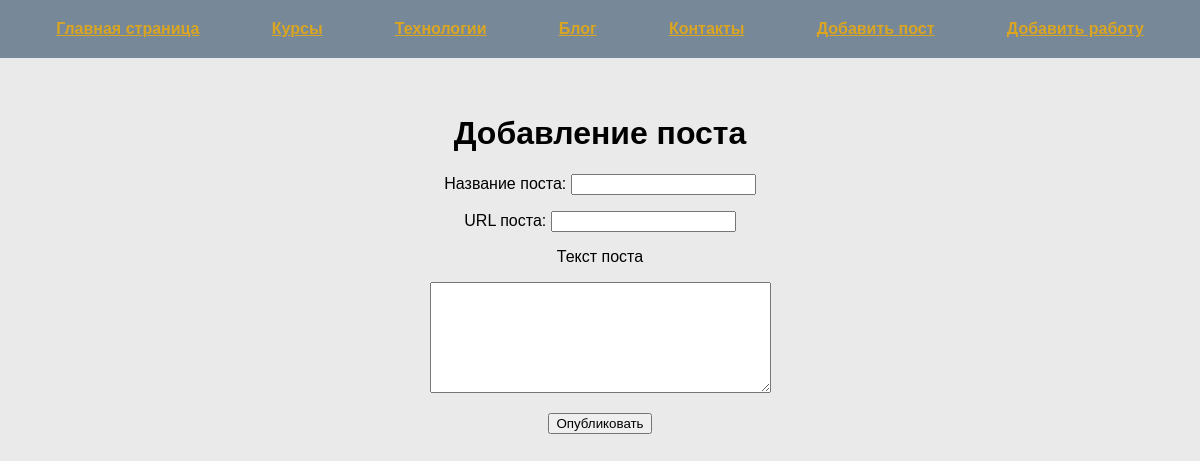
Page /add_post on the committed database.
### tables this page shows
CREATE TABLE mainmenu(
id INTEGER PRIMARY KEY AUTOINCREMENT,
title TEXT NOT NULL,
url TTEXT NOT NULL
    );

### first.py (the view, shortened to what this page needs)
@app.route("/add_post", methods=["POST", "GET"])
def add_post():
    db = get_db()
    dbase = FDataBase(db)
    return render_template('add_post.html', menu=dbase.get_menu(), title="Добавление поста")

### FDataBase.py (called while the page is built)
    def get_menu(self):
        sql = "SELECT * FROM mainmenu"
        try:
            self.__cur.execute(sql)
            res = self.__cur.fetchall()
            if res:
                return res
        except IOError:
            print("Ошибка чтения из БД")
        return []

### first.py (called while the page is built)
def connect_db():
    con = sqlite3.connect(app.config['DATABASE'])
    con.row_factory = sqlite3.Row
    return con

def get_db():
    if not hasattr(g, 'link_db'):
        g.link_db = connect_db()
    return g.link_db

### templates/add_post.html (shortened to what this page needs)
{% extends "base.html"  %}
{% block menu %}
{{ super() }}
{% endblock %}
{% block content %}
<form action="{{url_for('add_post')}}" method="post" class="form-contact">
  <p>Название поста: <input type="text" name="name" required></p>
  <p>URL поста: <input type="text" name="url" required></p>
  <p>Текст поста</p>
  <p><textarea name="post" cols="40" rows="7"></textarea></p>
  <p><input type="submit" value="Опубликовать"></p>
</form>
{% endblock %}

### templates/base.html (shortened to what this page needs)
<!DOCTYPE html>
<html lang="en">
<head>
    <link rel="stylesheet" href="{{ url_for('static', filename='css/style.css') }}">
</head>
<body>
    {% block menu %}
    <ul class="menu">
        {% for m in menu %}
        <li>
            <a href="{{ m.url }}">{{ m.title }}</a>
        </li>
        {% endfor %}
    </ul>
<div class="page">
    <div class="text">
    {% endblock %}
        <h1 class="title">{{title}}</h1>
        {% block content %}
        {% endblock %}
    </div>
</div>
</body>
</html>

### static/css/style.css (style rules this page uses)
body { background: #eaeaea; margin: 0; padding: 0; font-family: Verdana, Geneva, Tahoma, sans-serif; }
.menu { background: lightslategrey; list-style: none; display: flex; justify-content: space-around; padding: 20px; margin-top: 0; }
.page { max-width: 1200px; margin: 0 auto; padding: 20px; box-sizing: border-box; text-align: center; }
.title { text-align: center; }
.menu a { font-weight: bold; color: goldenrod; }
ul { list-style: none; padding: 0; }

### rows in the picture
mainmenu: title "Главная страница"
mainmenu: title "Курсы"
mainmenu: title "Технологии"
mainmenu: title "Блог"
mainmenu: title "Контакты"
mainmenu: title "Добавить пост"
mainmenu: title "Добавить работу"

### other values in the picture
{{ title }} "Добавление поста"
